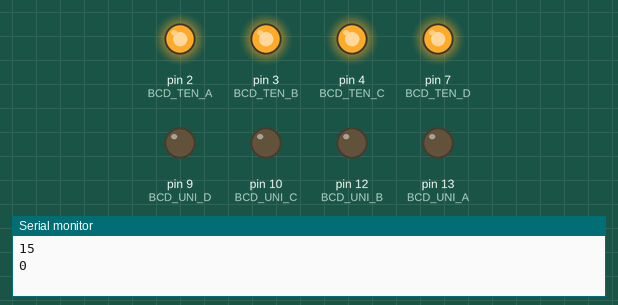
The sketch below on a simulated Arduino Uno, built with avr-gcc and run on an emulated ATmega328P. On the bench: output pins drawn as LEDs (lit = HIGH), the last lines printed to the serial monitor.

Above: at 0.1 s.
At 3.1 s:
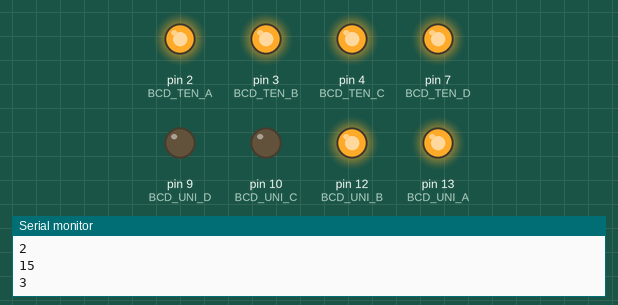
At 6.1 s:
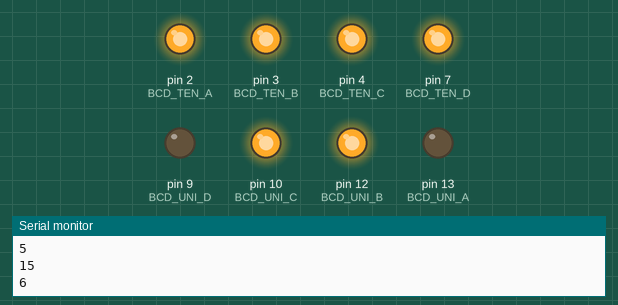
At 13.1 s:
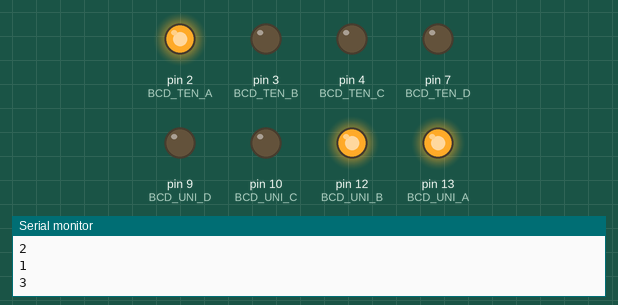
At 19.1 s:
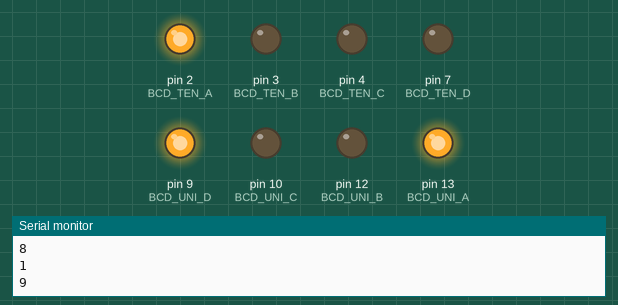
At 26.1 s:
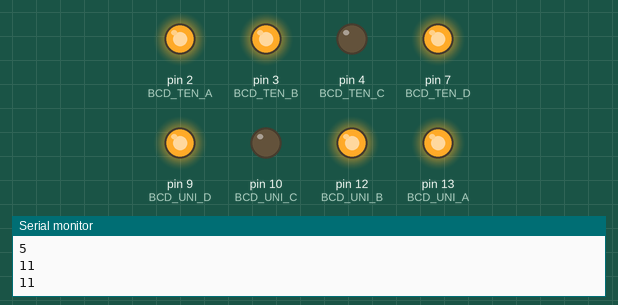
Timing chart, 0 to 27.6 s (numbered marks = the images above):
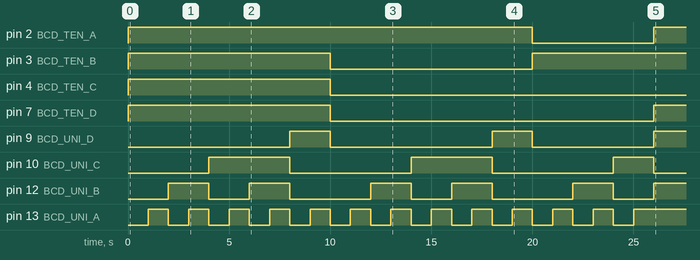

Measured:
- by itself, pin 2 (BCD_TEN_A): LOW → HIGH at 0.00 s, → LOW 20.0 s later, → HIGH 6.0 s later
- by itself, pin 3 (BCD_TEN_B): LOW → HIGH at 0.00 s, → LOW 10.0 s later, → HIGH 10.0 s later
- by itself, pin 4 (BCD_TEN_C): LOW → HIGH at 0.00 s, → LOW 10.0 s later
- by itself, pin 7 (BCD_TEN_D): LOW → HIGH at 0.00 s, → LOW 10.0 s later, → HIGH 16.0 s later
- by itself, pin 9 (BCD_UNI_D): goes HIGH 2.0 s, LOW 8.0 s, HIGH 2.0 s, LOW 6.0 s, then HIGH
- by itself, pin 10 (BCD_UNI_C): goes HIGH 4.0 s, LOW 6.0 s, HIGH 4.0 s, LOW 6.0 s, HIGH 2.0 s, then LOW
- by itself, pin 12 (BCD_UNI_B): repeats every 10.0 s: LOW 2.0 s, HIGH 2.0 s, LOW 4.0 s, HIGH 2.0 s, until it stays HIGH from 26.0 s
- by itself, pin 13 (BCD_UNI_A): alternates HIGH for 1.0 s and LOW for 1.0 s, 25 changes in all, then stays HIGH

The sketch:

Display.ino
```cpp
// I/O Pins
const unsigned int BTN_UP = A1;
const unsigned int BTN_DOWN = A0;
const unsigned int BCD_TEN_A = 2;
const unsigned int BCD_TEN_B = 3;
const unsigned int BCD_TEN_C = 4;
const unsigned int BCD_TEN_D = 7;
const unsigned int BCD_UNI_A = 13;
const unsigned int BCD_UNI_B = 12;
const unsigned int BCD_UNI_C = 10;
const unsigned int BCD_UNI_D = 9;

int temp = 0;

void setup(void)
{
  Serial.begin(9600);
	pinMode(BTN_UP, INPUT_PULLUP);
	pinMode(BTN_DOWN, INPUT_PULLUP);

	pinMode(BCD_TEN_A, OUTPUT);
	pinMode(BCD_TEN_B, OUTPUT);
	pinMode(BCD_TEN_C, OUTPUT);
	pinMode(BCD_TEN_D, OUTPUT);
	pinMode(BCD_UNI_A, OUTPUT);
	pinMode(BCD_UNI_B, OUTPUT);
	pinMode(BCD_UNI_C, OUTPUT);
	pinMode(BCD_UNI_D, OUTPUT);

	digitalWrite(BCD_TEN_A, LOW);
	digitalWrite(BCD_TEN_B, LOW);
	digitalWrite(BCD_TEN_C, LOW);
	digitalWrite(BCD_TEN_D, LOW);
	digitalWrite(BCD_UNI_A, LOW);
	digitalWrite(BCD_UNI_B, LOW);
	digitalWrite(BCD_UNI_C, LOW);
	digitalWrite(BCD_UNI_D, LOW);
}

void loop(void)
{
  //Serial.println(temp);

	setDisplay(temp);
	temp++;
	if(temp > 40)
	{
		temp = -20;
	}

	delay(1000);
}

void setDisplay(int num)
{
	int ten = 0;
	int uni = 0;

	if(num > 25)
	{
		ten = 11;
		uni = 11;
	}
	else if(num < 0)
	{
		ten = 12;
		uni = 12;
	}
	else
	{
		ten = num / 10;
		if(0 == ten)
		{
			ten = 15;
		}
		uni = num % 10;
	}
  Serial.println(ten);
  Serial.println(uni);
	outputIntToBcd(ten, BCD_TEN_A, BCD_TEN_B, BCD_TEN_C, BCD_TEN_D);
	outputIntToBcd(uni, BCD_UNI_A, BCD_UNI_B, BCD_UNI_C, BCD_UNI_D);
}

void setDisplay(char c1, char c2)
{
	outputIntToBcd((int)c1, BCD_TEN_A, BCD_TEN_B, BCD_TEN_C, BCD_TEN_D);
	outputIntToBcd((int)c2, BCD_UNI_A, BCD_UNI_B, BCD_UNI_C, BCD_UNI_D);
}

void outputIntToBcd(int digit, int pinA, int pinB, int pinC, int pinD)
{
	digitalWrite(pinA, 1 == bitRead(digit, 0) ? HIGH : LOW);
	digitalWrite(pinB, 1 == bitRead(digit, 1) ? HIGH : LOW);
	digitalWrite(pinC, 1 == bitRead(digit, 2) ? HIGH : LOW);
	digitalWrite(pinD, 1 == bitRead(digit, 3) ? HIGH : LOW);
}
```
